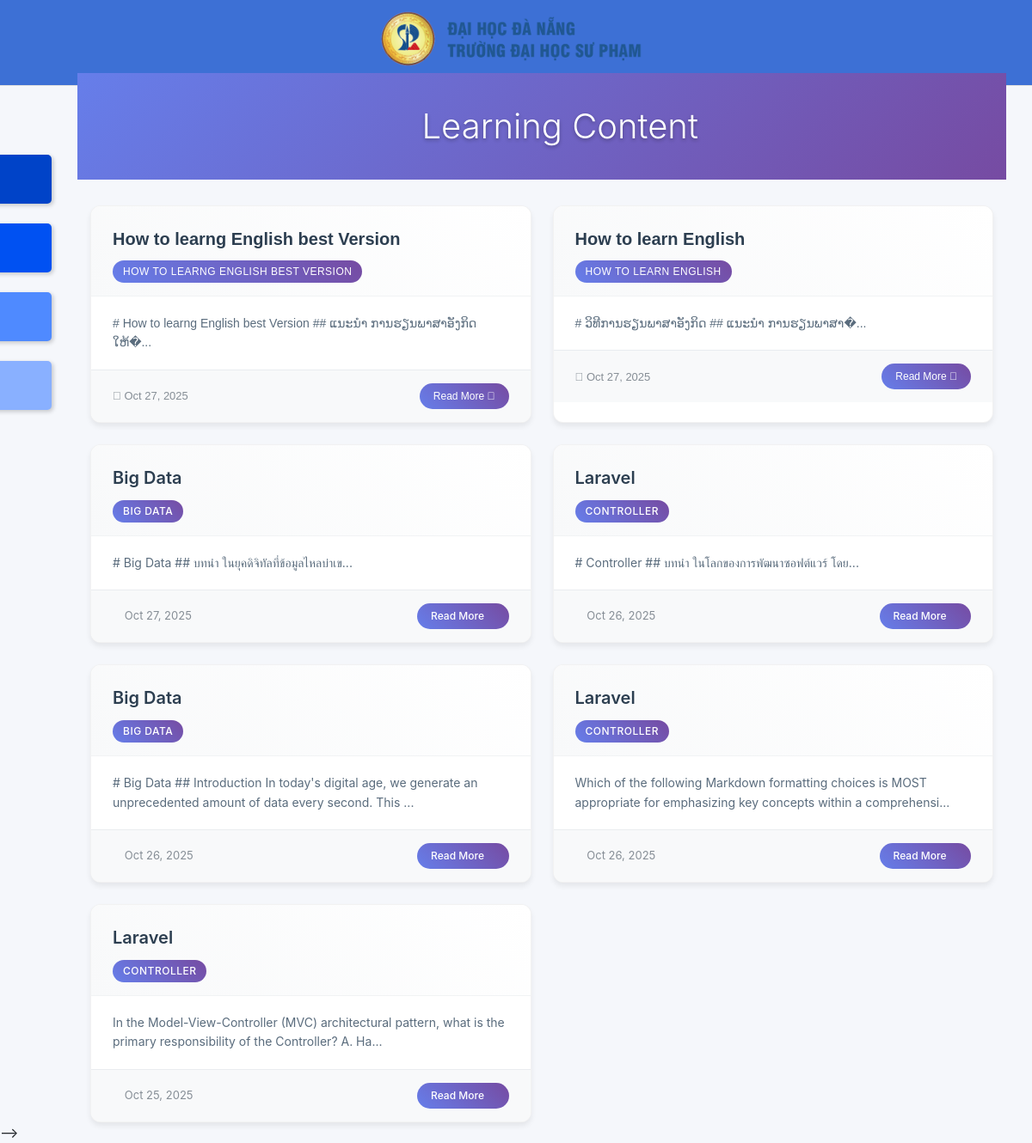
The app's page /index.php?q=content (signed in) with its own data.
### tables this page shows
CREATE TABLE `tblcontent` (
  `ContentID` int(11) NOT NULL,
  `Title` varchar(255) NOT NULL,
  `Topic` varchar(255) DEFAULT '',
  `Body` mediumtext NOT NULL,
  `CreatedAt` datetime NOT NULL
);

### index.php (called while the page is built, shortened)
<?php
require_once("navigation/navigations.php");
?>

### include/database.php (called while the page is built, shortened)
<?php
class Database {
	var $sql_string = '';
	private $conn;
	public function open_connection() {
		$this->conn = mysqli_connect(server,user,pass);
		if(!$this->conn){
			echo "Problem in database connection! Contact administrator!";
			exit();
		}else{
			$db_select = mysqli_select_db($this->conn,database_name);
		}
	}
	function setQuery($sql='') {
		$this->sql_string=$sql;
	}
	function executeQuery() {
		$result = mysqli_query($this->conn,$this->sql_string);
		return $result;
	}
	private function confirm_query($result) {
		return $result;
	}
	function loadResultList( $key='' ) {
		$cur = $this->executeQuery();
		$array = array();
		while ($row = mysqli_fetch_object($cur)) {
			if ($key) {
				$array[$row->$key] = $row;
			} else {
				$array[] = $row;
			}
		}
		return $array;
	}
}
$mydb = new Database();
?>

### content.php (the view, shortened to what this page needs)
<?php
$contentId = isset($_GET['id']) ? (int)$_GET['id'] : 0;
if ($contentId > 0) {
    $sql = "SELECT * FROM tblcontent WHERE ContentID = {$contentId}";
    $mydb->setQuery($sql);
    $content = $mydb->loadSingleResult();
    if (!$content) {
        redirect('index.php?q=content');
    }
    $isLaoContent = preg_match('/[\x{0E80}-\x{0EFF}]/u', $content->Title . ' ' . $content->Body);
    $laoClass = $isLaoContent ? ' lao-content' : '';
    ?>
    <a href="index.php?q=content" class="back-btn">
        <i class="fa fa-arrow-left"></i> Back to Learning Content
    </a>
    <div class="content-viewer<?php echo $laoClass; ?>">
        <h1><?php echo htmlspecialchars($content->Title); ?></h1>
        <?php if ($content->Topic): ?>
            <p class="topic-badge"><span class="label label-primary"><?php echo htmlspecialchars($content->Topic); ?></span></p>
        <?php endif; ?>
        <div class="content-body">
            <?php echo markdownToHtml($content->Body); ?>
        </div>
        <div class="content-footer">
            <small class="text-muted">Created: <?php echo date('F j, Y', strtotime($content->CreatedAt)); ?></small>
        </div>
    </div>
    <style>
    /* Lao Language Font */
    @font-face {
        font-family: 'Phetsarath OT';
        src: url('fonts/Phetsarath OT.ttf') format('truetype');
        font-weight: normal;
        font-style: normal;
    }
    /* Apply Lao font for Lao content */
    .lao-content,
    .lao-content * {
        font-family: 'Phetsarath OT', Arial, sans-serif !important;
    }
    /* Override the blue background for content page */
    body {
        background: #f5f7fb !important;
    }
    .content-viewer {
        background: #fff;
        padding: 40px;
        border-radius: 12px;
        box-shadow: 0 8px 25px rgba(0,0,0,0.1);
        margin-bottom: 30px;
        max-width: 900px;
        margin-left: auto;
        margin-right: auto;
    }
    .content-viewer h1 {
        color: #2c3e50;
        margin-bottom: 25px;
        font-size: 2.5em;
        font-weight: 700;
        line-height: 1.2;
        background: linear-gradient(135deg, #667eea 0%, #764ba2 100%);
        -webkit-background-clip: text;
        -webkit-text-fill-color: transparent;
        background-clip: text;
    }
    .topic-badge {
        margin-bottom: 25px;
    }
    .topic-badge .label {
        background: linear-gradient(45deg, #667eea, #764ba2);
        color: white;
        padding: 8px 16px;
        border-radius: 25px;
        font-size: 13px;
        font-weight: 500;
        text-transform: uppercase;
        letter-spacing: 0.5px;
    }
    .content-body {
        line-height: 1.8;
        font-size: 16px;
        color: #34495e;
        margin-top: 30px;
    }
    .content-body h1 {
        font-size: 2.2em;
        margin: 2em 0 1em 0;
        color: #2c3e50;
        font-weight: 600;
        border-bottom: 3px solid #667eea;
        padding-bottom: 10px;
    }
    .content-body h2 {
        font-size: 1.8em;
        margin: 1.5em 0 0.8em 0;
        color: #34495e;
        font-weight: 600;
    }
    .content-body h3 {
        font-size: 1.4em;
        margin: 1.2em 0 0.6em 0;
        color: #5a6c7d;
        font-weight: 600;
    }
    .content-body ul, .content-body ol {
        margin: 1.5em 0;
        padding-left: 2em;
    }
    .content-body li {
        margin: 0.8em 0;
        line-height: 1.6;
    }
    .content-body p {
        margin: 1.5em 0;
        text-align: justify;
    }
    .content-body code {
        background: linear-gradient(45deg, #f8f9fa, #e9ecef);
        padding: 4px 8px;
        border-radius: 4px;
        font-family: 'SFMono-Regular', Consolas, 'Liberation Mono', Menlo, monospace;
        font-size: 0.9em;
        color: #e83e8c;
        border: 1px solid #dee2e6;
    }
    .content-body pre {
        background: linear-gradient(135deg, #f8f9fa 0%, #e9ecef 100%);
        padding: 20px;
        border-radius: 8px;
        border-left: 4px solid #667eea;
        overflow-x: auto;
        margin: 2em 0;
        box-shadow: 0 2px 4px rgba(0,0,0,0.1);
    }
    .content-body pre code {
        background: none;
        padding: 0;
        border: none;
        color: #495057;
    }
    .content-body blockquote {
        border-left: 4px solid #667eea;
        padding-left: 20px;
        margin: 2em 0;
        color: #6c757d;
        font-style: italic;
        background: #f8f9fa;
        padding: 15px 20px;
        border-radius: 0 8px 8px 0;
    }
    .content-footer {
        margin-top: 40px;
        padding-top: 25px;
        border-top: 2px solid #e9ecef;
        text-align: center;
    }
    .content-footer .text-muted {
        color: #6c757d;
        font-size: 14px;
    }
    /* Back button */
    .back-btn {
        background: linear-gradient(45deg, #6c757d, #495057);
        color: white;
        padding: 10px 20px;
        border-radius: 25px;
        text-decoration: none;
        display: inline-block;
        margin-bottom: 20px;
        transition: all 0.3s ease;
        font-weight: 500;
    }
    .back-btn:hover {
        transform: translateY(-2px);
        box-shadow: 0 4px 8px rgba(0,0,0,0.2);
        color: white;
        text-decoration: none;
    }
    /* Responsive */
    @media (max-width: 768px) {
        .content-viewer {
            padding: 25px 20px;
            margin: 0 10px;
        }
        .content-viewer h1 {
            font-size: 2em;
        }
        .content-body {
            font-size: 15px;
        }
        .content-body h1 { font-size: 1.8em; }
        .content-body h2 { font-size: 1.5em; }
        .content-body h3 { font-size: 1.3em; }
    }
    </style>
    <script>
    // Simple Markdown to HTML converter (same as admin)
    function markdownToHtml(markdown) {
        let html = markdown
            .replace(/^### (.*$)/gim, '<h3>$1</h3>')
            .replace(/^## (.*$)/gim, '<h2>$1</h2>')
            .replace(/^# (.*$)/gim, '<h1>$1</h1>')
            .replace(/\*\*(.*?)\*\*/g, '<strong>$1</strong>')
            .replace(/\*(.*?)\*/g, '<em>$1</em>')
            .replace(/```([\s\S]*?)```/g, '<pre><code>$1</code></pre>')
            .replace(/`(.*?)`/g, '<code>$1</code>')
            .replace(/^\* (.*$)/gim, '<li>$1</li>')
            .replace(/^- (.*$)/gim, '<li>$1</li>')
            .replace(/^> (.*$)/gim, '<blockquote>$1</blockquote>')
            .replace(/\n\n/g, '</p><p>')
            .replace(/\n/g, '<br>');
        html = html.replace(/(<li>.*<\/li>)/gs, '<ul>$1</ul>');
        if (html && !html.startsWith('<h') && !html.startsWith('<ul') && !html.startsWith('<pre')) {
            html = '<p>' + html + '</p>';
        }
        return html;
    }
    // Convert markdown content to HTML
    document.addEventListener('DOMContentLoaded', function() {
        const contentBody = document.querySelector('.content-body');
        if (contentBody) {
            const markdownText = contentBody.textContent;
            contentBody.innerHTML = markdownToHtml(markdownText);
        }
    });
    </script>
    <?php
} else {
    $sql = "SELECT * FROM tblcontent ORDER BY CreatedAt DESC";
    $mydb->setQuery($sql);
    $contents = $mydb->loadResultList();
    ?>
    <div class="page-header">
        <h1><i class="fa fa-book"></i> Learning Content</h1>
    </div>
    <?php if (empty($contents)): ?>
        <div class="empty-state">
            <i class="fa fa-book"></i>
            <h3>No Content Available</h3>
            <p>Learning content will appear here once created by administrators.</p>
        </div>
    <?php else: ?>
        <div class="content-grid">
            <?php foreach ($contents as $content):
                $cardLaoClass = preg_match('/[\x{0E80}-\x{0EFF}]/u', $content->Title . ' ' . $content->Body) ? ' lao-content' : '';
            ?>
                <div class="content-card<?php echo $cardLaoClass; ?>">
                    <div class="content-header">
                        <h3><a href="index.php?q=content&id=<?php echo $content->ContentID; ?>"><?php echo htmlspecialchars($content->Title); ?></a></h3>
                        <?php if ($content->Topic): ?>
                            <div class="topic-badge"><?php echo htmlspecialchars($content->Topic); ?></div>
                        <?php endif; ?>
                    </div>
                    <div class="content-preview">
                        <?php
                        $preview = strip_tags($content->Body);
                        echo htmlspecialchars(substr($preview, 0, 120)) . (strlen($preview) > 120 ? '...' : '');
                        ?>
                    </div>
                    <div class="content-footer">
                        <small class="text-muted">
                            <i class="fa fa-calendar"></i> <?php echo date('M j, Y', strtotime($content->CreatedAt)); ?>
                        </small>
                        <a href="index.php?q=content&id=<?php echo $content->ContentID; ?>" class="btn btn-sm">
                            Read More <i class="fa fa-arrow-right"></i>
                        </a>
                    </div>
                </div>
            <?php endforeach; ?>
        </div>
    <?php endif; ?>
    <?php
}
?>

### navigation/navigations.php (style rules this page uses)
body { background: #f5f7fb; }

### content.php (style rules this page uses)
.lao-content, .lao-content * { font-family: 'Phetsarath OT', Arial, sans-serif !important; }
body { background: #f5f7fb !important; }
.page-header { background: linear-gradient(135deg, #667eea 0%, #764ba2 100%); color: white; padding: 40px 0; margin: -15px -15px 30px -15px; text-align: center; border-radius: 0; }
.page-header h1 { margin: 0; font-size: 2.5em; font-weight: 300; text-shadow: 0 2px 4px rgba(0,0,0,0.3); }
.content-grid { display: grid; grid-template-columns: repeat(auto-fill, minmax(350px, 1fr)); gap: 25px; margin-top: 20px; }
.content-card { background: #fff; border-radius: 12px; box-shadow: 0 4px 6px rgba(0,0,0,0.07); overflow: hidden; transition: all 0.3s ease; border: 1px solid rgba(0,0,0,0.05); }
.content-header { padding: 25px 25px 15px 25px; background: linear-gradient(45deg, #f8f9fa, #fff); }
.content-header h3 { margin: 0 0 12px 0; font-size: 20px; font-weight: 600; line-height: 1.3; }
.content-header h3 a { color: #2c3e50; text-decoration: none; transition: color 0.2s ease; }
.topic-badge { display: inline-block; background: linear-gradient(45deg, #667eea, #764ba2); color: white; padding: 4px 12px; border-radius: 20px; font-size: 12px; font-weight: 500; text-transform: uppercase; letter-spacing: 0.5px; }
.content-preview { padding: 20px 25px; color: #5a6c7d; line-height: 1.6; font-size: 14px; border-top: 1px solid #f1f3f4; }
.content-footer { padding: 15px 25px; background: #f8f9fa; border-top: 1px solid #e9ecef; display: flex; justify-content: space-between; align-items: center; }
.content-footer .text-muted { color: #6c757d; font-size: 13px; }
.content-footer .btn { background: linear-gradient(45deg, #667eea, #764ba2); border: none; color: white; padding: 6px 16px; border-radius: 20px; font-size: 12px; font-weight: 500; transition: all 0.2s ease; }

### records on screen
tblcontent: Title "How to learng English best Version", Topic "HOW TO LEARNG ENGLISH BEST VERSION", Body "# How to learng English best Version ## ແນະນຳ ການຮຽນພາສາອັງກິດໃຫ້�", CreatedAt "Oct 27, 2025"
tblcontent: Title "How to learn English", Topic "HOW TO LEARN ENGLISH", Body "# ວິທີການຮຽນພາສາອັງກິດ ## ແນະນຳ ການຮຽນພາສາ�", CreatedAt "Oct 27, 2025"
tblcontent: Title "Big Data", Topic "BIG DATA", Body "# Big Data ## บทนำ ในยุคดิจิทัลที่ข้อมูลไหลบ่าเข", CreatedAt "Oct 27, 2025"
tblcontent: Title "Laravel", Topic "CONTROLLER", Body "# Controller ## บทนำ ในโลกของการพัฒนาซอฟต์แวร์ โดย", CreatedAt "Oct 26, 2025"
tblcontent: Title "Big Data", Topic "BIG DATA", Body "# Big Data ## Introduction In today's digital age, we generate an unprecedented amount of data every second. This", CreatedAt "Oct 26, 2025"
tblcontent: Title "Laravel", Topic "CONTROLLER", Body "Which of the following Markdown formatting choices is MOST appropriate for emphasizing key concepts within a comprehensi", CreatedAt "Oct 26, 2025"
tblcontent: Title "Laravel", Topic "CONTROLLER", Body "In the Model-View-Controller (MVC) architectural pattern, what is the primary responsibility of the Controller? A. Ha", CreatedAt "Oct 25, 2025"
